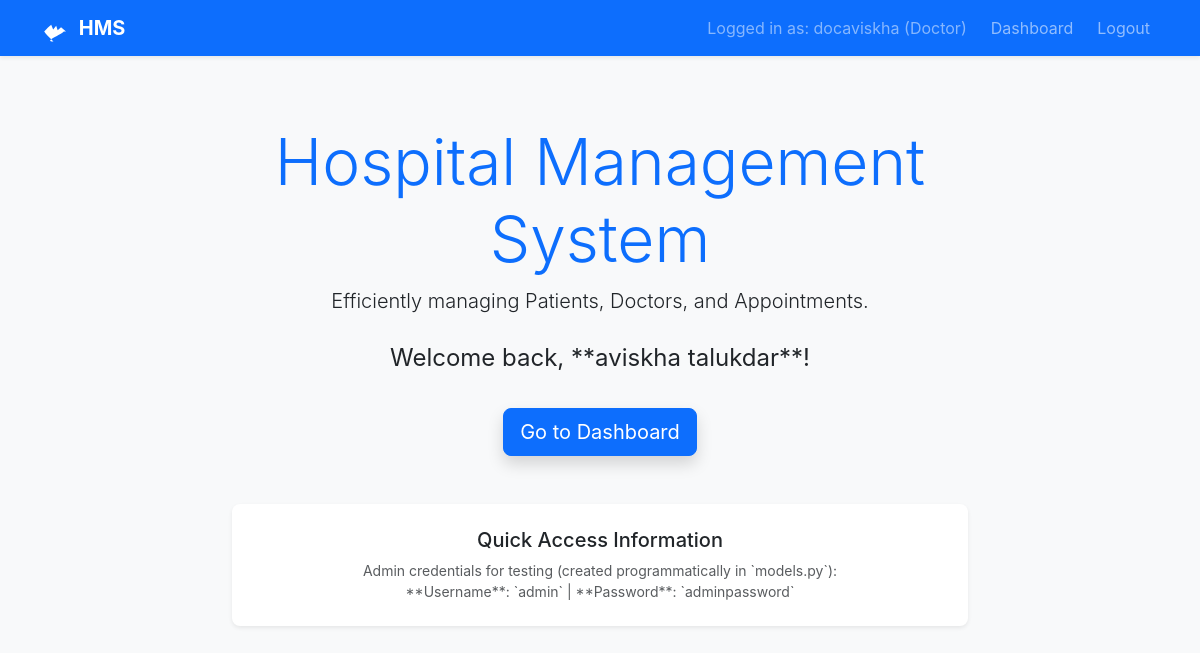
/ (signed in), run on the app's committed database.
### tables this page shows
CREATE TABLE users(
            id INTEGER PRIMARY KEY AUTOINCREMENT,
            username TEXT NOT NULL UNIQUE,
            password_hash TEXT NOT NULL,
            role TEXT NOT NULL, -- 'Admin', 'Doctor', 'Patient'
            name TEXT,
            contact_info TEXT,
            is_active BOOLEAN DEFAULT 1
        );

### app.py (the view)
@app.route('/')
def index():
    return render_template('index.html', title='Welcome to HMS')

### app.py (called while the page is built)
@app.before_request
def load_logged_in_user():
    user_id = session.get('user_id')
    if user_id is None:
        g.user = None
    else:
        conn = get_db_connection()
        g.user = conn.execute("SELECT * FROM users WHERE id = ?", (user_id,)).fetchone()
        conn.close()

### models.py (called while the page is built)
def get_db_connection():
    conn = sqlite3.connect(DATABASE)
    conn.row_factory = sqlite3.Row # Allows accessing columns by name
    return conn

### templates/index.html (shortened to what this page needs)
{% extends "base.html" %}
{% block content %}
<div class="row mt-5">
    <div class="col-lg-8 mx-auto text-center">
        <h1 class="display-3 text-primary">Hospital Management System</h1>
        <p class="lead mb-4">Efficiently managing Patients, Doctors, and Appointments.</p>
        {% if g.user %}
            <p class="fs-4">Welcome back, **{{ g.user['name'] }}**!</p>
            <a href="{{ url_for('dashboard') }}" class="btn btn-primary btn-lg mt-3 shadow">Go to Dashboard</a>
        {% endif %}
        <div class="mt-5 p-4 bg-white rounded-3 shadow-sm">
            <h2 class="h5">Quick Access Information</h2>
            <p class="text-muted small mb-0">
                Admin credentials for testing (created programmatically in `models.py`):<br>
                **Username**: `admin` | **Password**: `adminpassword`
            </p>
        </div>
    </div>
</div>
{% endblock %}

### templates/base.html (shortened to what this page needs)
<!DOCTYPE html>
<html lang="en">
<head>
    <link href="https://cdn.jsdelivr.net/npm/bootstrap@5.3.3/dist/css/bootstrap.min.css" rel="stylesheet">
</head>
<body>
    <nav class="navbar navbar-expand-lg navbar-dark bg-primary shadow-sm">
        <div class="container">
            <a class="navbar-brand" href="{{ url_for('index') }}">
                <svg xmlns="http://www.w3.org/2000/svg" width="24" height="24" fill="currentColor" class="bi bi-heart-pulse-fill me-2" viewBox="0 0 16 16">
                    <path d="M1.475 9C2.702 10.849 4.779 12.878 7.64 15.654.569 15.654 13.331 10.849 14.524 9H16L12.7 6.136 10.457 8.24l-.999-3.136L7.44 7.668 6.137 4.546 4 6.31 1.475 9Z"/>
                </svg>
                HMS
            </a>
            <div class="collapse navbar-collapse" id="navbarNav">
                <ul class="navbar-nav ms-auto">
                    {% if g.user %}
                    <li class="nav-item">
                        <span class="nav-link disabled text-white-50">Logged in as: {{ g.user['username'] }} ({{ g.user['role'] }})</span>
                    </li>
                    <li class="nav-item">
                        <a class="nav-link btn btn-sm btn-outline-light ms-2" href="{{ url_for('dashboard') }}">Dashboard</a>
                    </li>
                    <li class="nav-item">
                        <a class="nav-link btn btn-sm btn-light ms-2" href="{{ url_for('logout') }}">Logout</a>
                    </li>
                    {% endif %}
                </ul>
            </div>
        </div>
    </nav>
    <div class="container container-main">
        {% block content %}{% endblock %}
    </div>
</body>
</html>

### templates/base.html (style rules this page uses)
body { font-family: 'Inter', sans-serif; background-color: #f8f9fa; }
.navbar-brand { font-weight: 700; }
.container-main { padding-top: 20px; padding-bottom: 50px; }

### data on the page
users: user.username "docaviskha", user.role "Doctor", user.name "aviskha talukdar"
